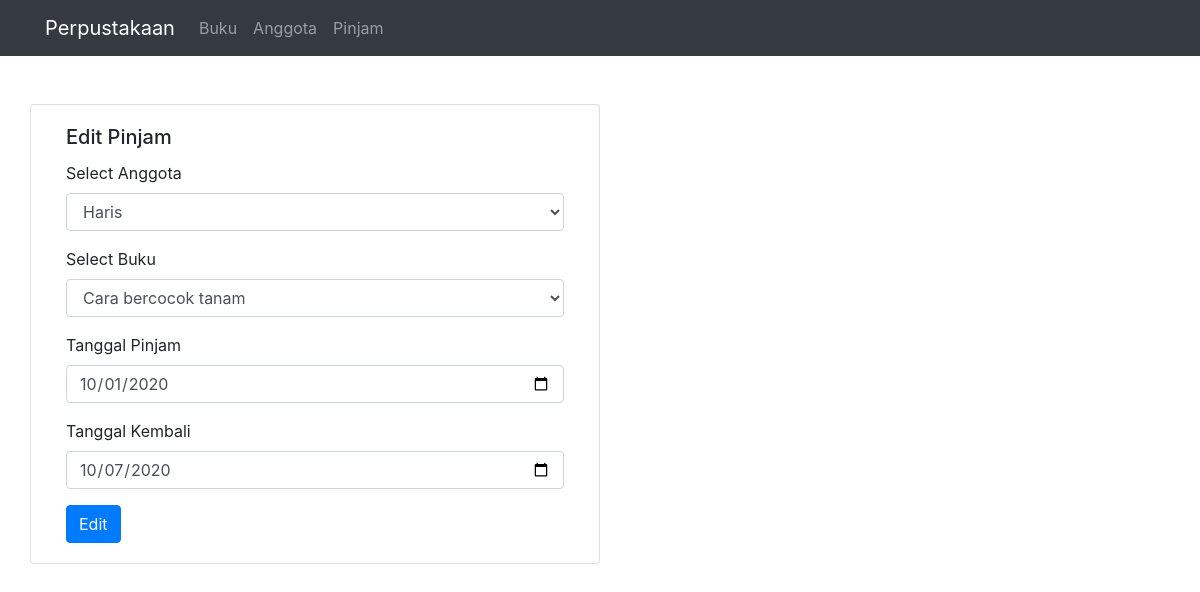
Screenshot of /?page=edit_pinjam&id=1 with the database file from the repository.
### tables this page shows
CREATE TABLE `pinjam_buku` (
  `kode_pinjam` int(11) NOT NULL,
  `no_anggota` int(11) NOT NULL,
  `no_buku` int(11) NOT NULL,
  `tgl_pinjam` date NOT NULL,
  `tgl_kembali` date NOT NULL
);

CREATE TABLE `anggota` (
  `no_anggota` int(11) NOT NULL,
  `nama` varchar(20) NOT NULL,
  `jurusan` varchar(25) NOT NULL,
  `alamat` varchar(100) NOT NULL,
  `tgl_lahir` date NOT NULL
);

CREATE TABLE `buku` (
  `no_buku` int(11) NOT NULL,
  `judul` varchar(50) NOT NULL,
  `pengarang` varchar(50) NOT NULL,
  `thn_terbit` varchar(20) NOT NULL,
  `penerbit` varchar(50) NOT NULL,
  `jns_buku` varchar(25) NOT NULL
);

### function/function.php (called while the page is built, shortened)
<?php
$conn = mysqli_connect('localhost', 'root', '', 'perpustakaan');
function query($query)
{
    global $conn;
    $result = mysqli_query($conn, $query);
    $rows = [];
    while ($row = mysqli_fetch_assoc($result)) {
        $rows[] = $row;
    }
    return $rows;
}

### template/edit_pinjam.php (the view, shortened to what this page needs)
<?php
$id = $_GET["id"];
$anggota = query("SELECT * FROM anggota");
$get_buku = query("SELECT * FROM buku");
$pinjam_buku = query("SELECT `pinjam_buku`.* , `anggota`.`nama`, `buku`.`judul`
                        FROM `pinjam_buku`
                        INNER JOIN `anggota` ON `pinjam_buku`.`no_anggota` = `anggota`.`no_anggota`
                        INNER JOIN `buku` ON `pinjam_buku`.`no_buku` = `buku`.`no_buku`
                        WHERE kode_pinjam = $id");
foreach ($pinjam_buku as $pinjam) {
    $nama = $pinjam["no_anggota"];
    $buku = $pinjam["no_buku"];
    $tgl_pinjam = $pinjam["tgl_pinjam"];
    $tgl_kembali = $pinjam["tgl_kembali"];
}
?>
<div class="container">
    <div class="row mt-5">
        <div class="card col-md-6">
            <div class="card-body">
                <h5 class="card-title">Edit Pinjam</h5>
                <form action="" method="POST">
                    <div class="form-group">
                        <label for="nama">Select Anggota</label>
                        <select class="form-control" id="nama" name="nama">
                            <?php foreach ($anggota as $d) : ?>
                                <option value="<?= $d["no_anggota"] ?>" <?= ($nama == $d["no_anggota"]) ? "selected" : ""; ?>><?= $d["nama"] ?></option>
                            <?php endforeach; ?>
                        </select>
                    </div>
                    <div class="form-group">
                        <label for="buku">Select Buku</label>
                        <select class="form-control" id="buku" name="buku">
                            <?php foreach ($get_buku as $d) : ?>
                                <option value="<?= $d["no_buku"] ?>" <?= ($buku == $d["no_buku"]) ? "selected" : ""; ?>><?= $d["judul"] ?></option>
                            <?php endforeach; ?>
                        </select>
                    </div>
                    <div class="form-group">
                        <label for="tgl_pinjam">Tanggal Pinjam</label>
                        <input class="form-control" type="date" name="tgl_pinjam" id="tgl_pinjam" value="<?= $tgl_pinjam ?>">
                    </div>
                    <div class="form-group">
                        <label for="tgl_kembali">Tanggal Kembali</label>
                        <input class="form-control" type="date" name="tgl_kembali" id="tgl_kembali" value="<?= $tgl_kembali ?>">
                    </div>
                    <button type="submit" class="btn btn-primary" name="edit">Edit</button>
                </form>
            </div>
        </div>
    </div>
</div>

### rows the page displays
pinjam_buku: nama "Haris", buku "Cara bercocok tanam", tgl_pinjam "10/01/2020", tgl_kembali "10/07/2020"
